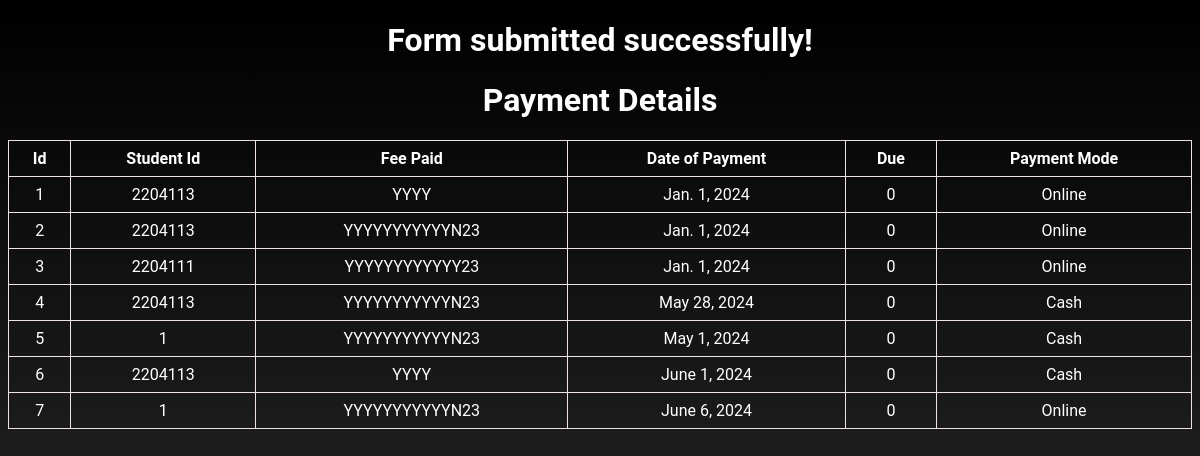
Page /success on the earlier database version.
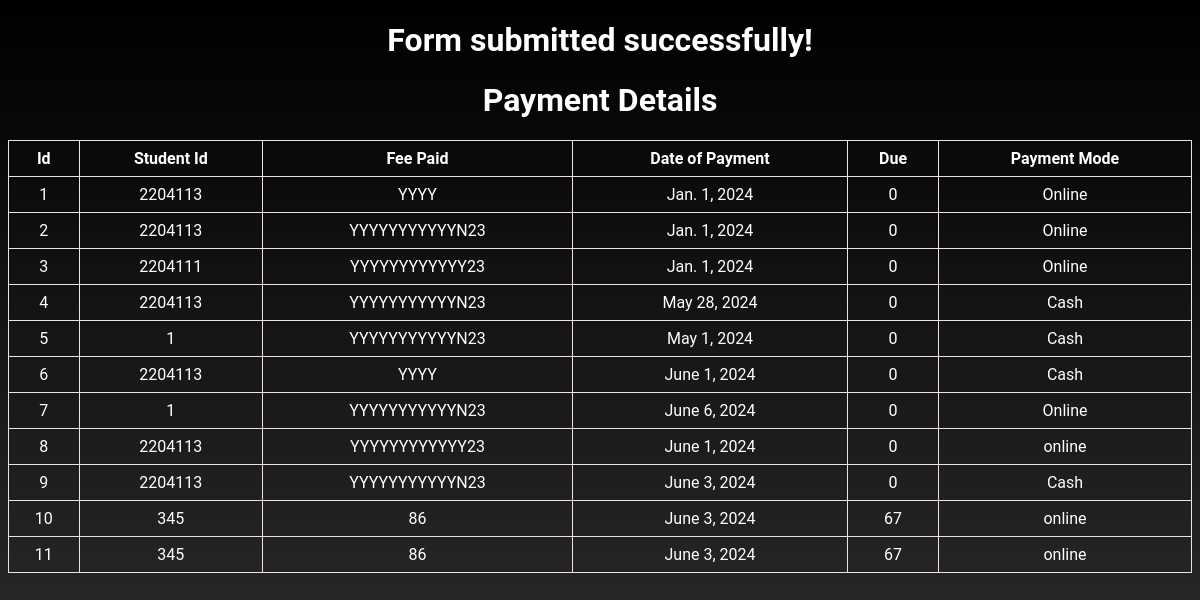
Same page on the later database version.
### Fee/models.py (models this page shows, shortened)
class Payment(models.Model):
  student_id = models.IntegerField()
  fee_paid = models.CharField(max_length=14)
  date_of_payment = models.DateField()
  due = models.IntegerField()
  payment_mode = models.CharField(max_length=50)

### Fee/views.py (the view)
# urls.py: path('success', views.success, name='success'),
@csrf_exempt
def success(request):
   paymentstatus = Payment.objects.all().values()
   template = loader.get_template('success.html')
   context = {
       'paymentstatus': paymentstatus
   }
   return HttpResponse(template.render(context, request))

### Fee/templates/success.html (shortened to what this page needs)
<!DOCTYPE html>
<html lang="en">
<head>
</head>
<body>
<h1>Form submitted successfully!</h1>
<h1>Payment Details</h1>
        <table>
            <thead>
                <tr>
                    <th>Id</th>
                    <th>Student Id</th>
                    <th>Fee Paid</th>
                    <th>Date of Payment</th>
                    <th>Due</th>
                    <th>Payment Mode</th>
                </tr>
            </thead>
            <tbody>
                {% for x in paymentstatus %}
                    <tr>
                        <td>{{ x.id }}</td>
                        <td>{{ x.student_id }}</td>
                        <td>{{ x.fee_paid }}</td>
                        <td>{{ x.date_of_payment }}</td>
                        <td>{{ x.due }}</td>
                        <td>{{ x.payment_mode }}</td>
                    </tr>
                {% endfor %}
            </tbody>
        </table>
</body>
</html>

### Fee/templates/success.html (style rules this page uses)
table { width: 100%; border-collapse: collapse; }
th, td { border: 1px solid rgb(239, 226, 226); padding: 8px; text-align: center; }
th { color: white; }
td { color: white; }
html { font-family: 'Roboto', sans-serif; margin: 0; padding: 0; background: linear-gradient(to bottom, #000000, #333333); background-repeat: no-repeat; height: 100%; }
h1 { color: white; text-align: center; }

Differences in the rows shown:
added Payment: id "8", student_id "2204113", fee_paid "YYYYYYYYYYYY23", date_of_payment "June 1, 2024", due "0", payment_mode "online"
added Payment: id "9", student_id "2204113", fee_paid "YYYYYYYYYYYN23", date_of_payment "June 3, 2024", due "0", payment_mode "Cash"
added Payment: id "10", student_id "345", fee_paid "86", date_of_payment "June 3, 2024", due "67", payment_mode "online"
added Payment: id "11", student_id "345", fee_paid "86", date_of_payment "June 3, 2024", due "67", payment_mode "online"
